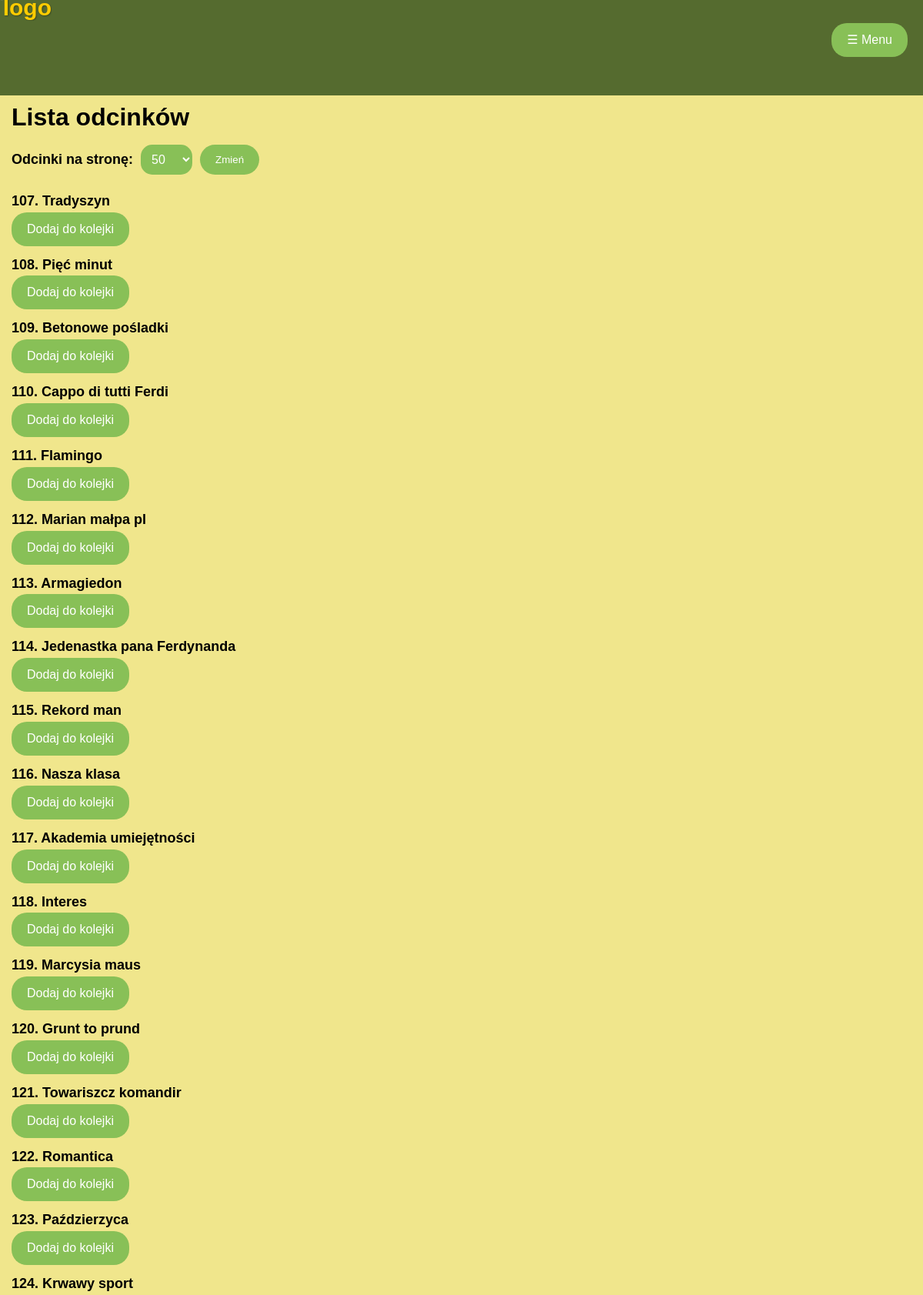
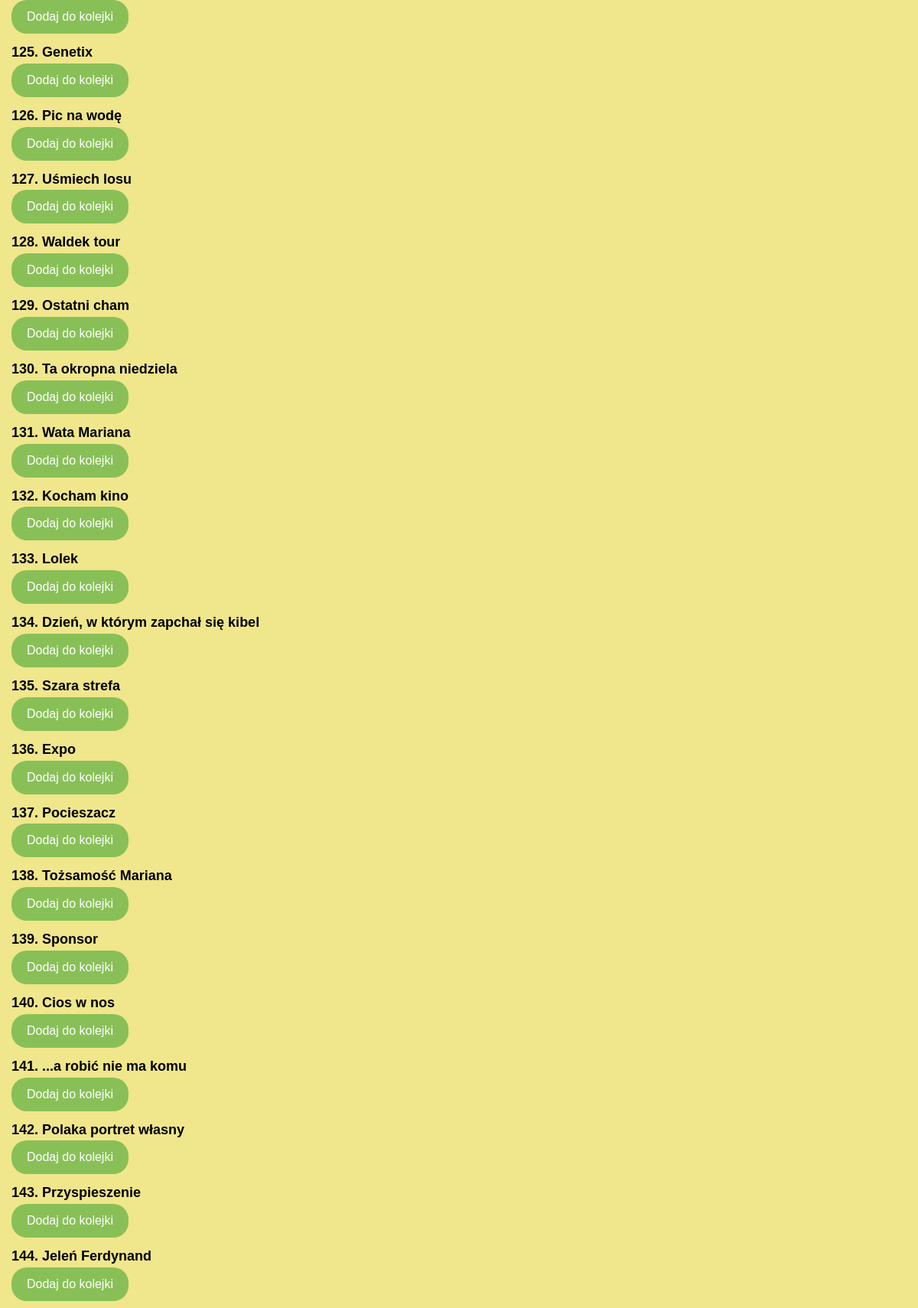
Screenshot of /player/episodes?page=3&per_page=50 (upper part) with the database file from the repository (2 pictures, top to bottom).
### player/models.py (models this page shows, shortened)
class Video(models.Model):
    title = models.CharField(max_length=255)
    video_url = models.URLField()
    description = models.TextField(max_length=255)

### player/views.py (the view)
# urls.py: path('episodes', ListPlayerView.as_view(), name='video_list'),
class ListPlayerView(ListView):
    model = Video
    template_name = 'player/episodes_list.html'
    context_object_name = 'episodes'
    def get_context_data(self, **kwargs):
        queued_episodes = QueueItem.objects.all()
        queued_episodes = [item.episode.title for item in queued_episodes]
        context = super().get_context_data(**kwargs)
        per_page = int(self.request.GET.get('per_page', 50))  # Pobieranie wybranej liczby odcinków
        paginator = Paginator(context['episodes'], per_page)
        page_number = self.request.GET.get('page')
        page_obj = paginator.get_page(page_number)
        context = {
            'episodes': page_obj,
            'per_page': per_page,
            'queued_episodes': queued_episodes
        }
        return context

### player/views.py (called while the page is built)
def get_available_episodes(request):
    episodes = list(Video.objects.values_list('pk', flat=True))
    return {'available_episodes': episodes}

### player/templates/player/episodes_list.html (shortened to what this page needs)
{% extends 'base.html' %}
{% load static %}
{% block content %}
    <div class="episodes-list">
        <h2 class="episodes-head">
            Lista odcinków
        </h2>
        <form method="get" action="{% url 'player:video_list' %}">
            <label for="per-page">Odcinki na stronę:</label>
            <select id="per-page" name="per_page">
                <option value="50" {% if per_page == 50 %} selected {% endif %}>50</option>
            </select>
            <input type="submit" value="Zmień">
        </form>
        {% for episode in episodes %}
            <a href="{% url 'player:video_detail' pk=episode.pk %}">{{ episode.title }}</a><br>
            <button class="add-to-queue-btn button-like-link{% if episode.title in queued_episodes %} saved{% endif %}"
                    data-pk="{{ episode.pk }}">Dodaj do kolejki</button>
        {% endfor %}
    </div>
{% endblock %}

### static/djangoPlayer/styles.css (style rules this page uses)
body { margin: 0; padding: 0; background-color: #F0E68C; }
.button-like-link { margin-right: 10px; }
.button-like-link { background-color: #88c057; color: white; border: none; padding: 10px 20px; border-radius: 20px; font-size: 16px; font-family: Arial, sans-serif; text-align: center; line-height: 1.5; transition: background-color 0.3s, color 0.3s; cursor: pointer; margin-right: 10px; display: block; margin-bottom: 10px; }
a { text-decoration: none; color: inherit; }
.episodes-list { font-family: 'Arial', sans-serif; font-weight: bold; font-size: 18px; line-height: 1.6; color: #000; margin: 20px 0 20px 15px; cursor: pointer; }
.episodes-head { font-size: 32px; display: block; font-weight: bold; cursor: default; margin-bottom: 10px; }
form { display: flex; align-items: center; margin-bottom: 20px; }
label { margin-right: 10px; font-weight: bold; font-family: 'Arial', sans-serif; }
select { padding: 10px; font-size: 16px; color: white; border-radius: 15px; background-color: #88c057; cursor: pointer; margin-right: 10px; border: none; }
input[type="submit"] { padding: 12px 20px; / font-size: 24px; background-color: #88c057; color: white; border: none; border-radius: 20px; cursor: pointer; }

### rows the page displays
Video: title "107. Tradyszyn"
Video: title "108. Pięć minut"
Video: title "109. Betonowe pośladki"
Video: title "110. Cappo di tutti Ferdi"
Video: title "111. Flamingo"
Video: title "112. Marian małpa pl"
Video: title "113. Armagiedon"
Video: title "114. Jedenastka pana Ferdynanda"
Video: title "115. Rekord man"
Video: title "116. Nasza klasa"
Video: title "117. Akademia umiejętności"
Video: title "118. Interes"
Video: title "119. Marcysia maus"
Video: title "120. Grunt to prund"
Video: title "121. Towariszcz komandir"
Video: title "122. Romantica"
Video: title "123. Paździerzyca"
Video: title "124. Krwawy sport"
Video: title "125. Genetix"
Video: title "126. Pic na wodę"
Video: title "127. Uśmiech losu"
Video: title "128. Waldek tour"
Video: title "129. Ostatni cham"
Video: title "130. Ta okropna niedziela"
Video: title "131. Wata Mariana"
Video: title "132. Kocham kino"
Video: title "133. Lolek"
Video: title "134. Dzień, w którym zapchał się kibel"
Video: title "135. Szara strefa"
Video: title "136. Expo"
Video: title "137. Pocieszacz"
Video: title "138. Tożsamość Mariana"
Video: title "139. Sponsor"
Video: title "140. Cios w nos"
Video: title "141. ...a robić nie ma komu"
Video: title "142. Polaka portret własny"
Video: title "143. Przyspieszenie"
Video: title "144. Jeleń Ferdynand"
